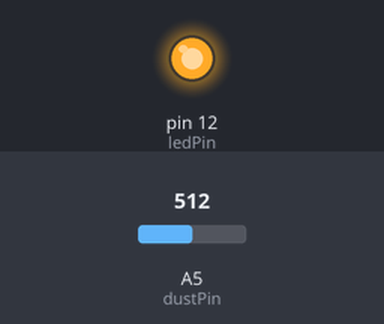
A sketch run on a simulated Arduino Uno, built with avr-gcc and run on an emulated ATmega328P. Shown: output pins drawn as LEDs (lit = HIGH). The inputs (shaded band) are chosen by the test bench; at power-on: A5 (dustPin) = 512. What the sketch prints to the serial monitor is not drawn.

Above: at 0.2 s.
Timing chart, 0 to 1.7 s (numbered marks = the images above):
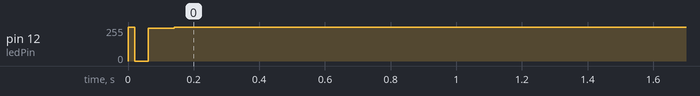

The sketch:

Dust_Sensor.ino
```cpp
int dustPin = 5;
int ledPin = 12;
int count = 0;
int plasCount = 0;

float voltsMeasured = 0;
float calcVoltage = 0;
float dustDensity = 0;
float runningSum = 0;
float runningAvg = 0;
double first = 0;

void setup()
{
  Serial.begin(9600);
  pinMode(ledPin,OUTPUT);
}


void loop()
{
  digitalWrite(ledPin,LOW); // power on the LED
  delayMicroseconds(280);

  voltsMeasured = analogRead(dustPin);

  delayMicroseconds(40);
  digitalWrite(ledPin,HIGH);
  delayMicroseconds(9680);

  if (count < 8){
    Serial.println("Stabilizing...");
    count++;
    }
  else{
    calcVoltage = voltsMeasured * (5.0 / 1024.0);
    dustDensity = 0.17 * calcVoltage - 0.1;
    if (count < 15){
      runningSum += dustDensity;
      runningAvg = runningSum/(count-7);
      Serial.println("Stabilizing...");
      count++;
      first = dustDensity;
    }
    else{
      Serial.print("Dust Density = ");
      Serial.println(dustDensity); //mg/m3
      if ((dustDensity < (runningAvg-0.05)) && (dustDensity < (first-0.03))){
        plasCount++;
        Serial.println("+ plastic!");
        }
      else{
        runningSum += dustDensity;
        runningAvg = runningSum/(count-7);
        count++;
        }
      Serial.print("Running Average = ");
      Serial.println(runningAvg);
      Serial.print("MicroPlastic Count = ");
      Serial.println(plasCount);
      Serial.println("");
      first = dustDensity;
    }
    delay(1000);
  }
}
```

Measured:
- by itself, pin 12 (ledPin): 0/255 → 247/255 at 0.00 s, → 255/255 0.14 s later
